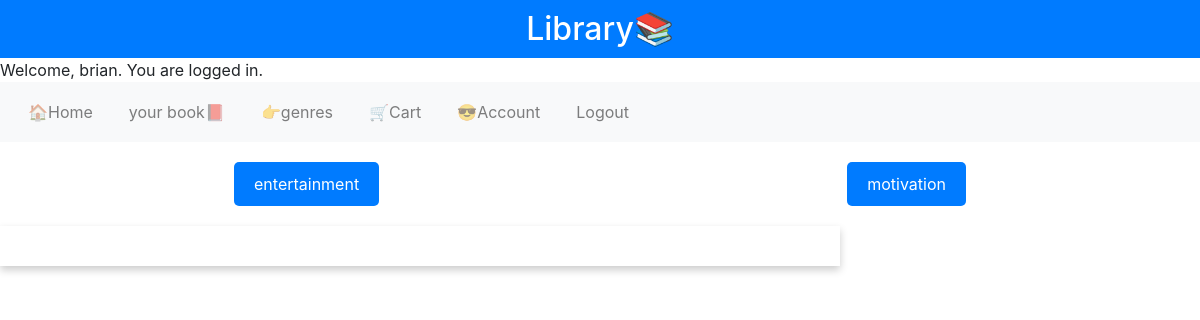
/categories (signed in), run on the app's committed database.
### allfurnitures/models.py (models this page shows, shortened)
class User(AbstractUser):
    wishlist = models.ManyToManyField("Furniture", blank=True, related_name="wishlists")
    image = models.ImageField(upload_to='users', default='allfurnitures/users/default.jpg')
    mobile=models.CharField(max_length=10,blank=True)

class Furniture(models.Model):
    name = models.CharField(max_length=64)
    price = models.DecimalField(max_digits=10, decimal_places=2)
    description = models.TextField()
    image = models.ImageField(upload_to='furnitures', default='allfurnitures/furnitures/default.jpg')
    category = models.CharField(max_length=64)
    user = models.ForeignKey(User, on_delete=models.CASCADE, related_name="furnitures")
    date = models.DateTimeField(auto_now_add=True)
    rating = models.DecimalField(max_digits=2, decimal_places=1, default=0)

### allfurnitures/views.py (the view)
# urls.py: path("categories",views.categories,name="categories"),
@login_required
def categories(request):
    if request.method == "GET":
        return render(request, "allfurnitures/categories.html", {
            "furnitures": list(Furniture.objects.values_list('category',flat=True).distinct())
        })
    else:
        return HttpResponse("Method not allowed")

### allfurnitures/templates/allfurnitures/categories.html (shortened to what this page needs)
{% extends "allfurnitures/layout.html" %}
{% load static %}
{% block body %}
<div>
    <div id="cards">
    {% for furniture in furnitures %}
    <div>
        <button class="categories" data-category="{{ furniture }}">{{ furniture }}</button>
    </div>
    {% endfor %}
    </div>
</div>
<div id="show_cards">
</div>
{% endblock %}
{% block script %}
<link href="{% static 'allfurnitures/categories.css' %}" rel="stylesheet" >
{% endblock %}

### allfurnitures/templates/allfurnitures/layout.html (shortened to what this page needs)
{% load static %}
<!DOCTYPE html>
<html lang="en">
<head>
    <link rel="stylesheet" href="https://maxcdn.bootstrapcdn.com/bootstrap/4.5.2/css/bootstrap.min.css">
    <link href="{% static 'allfurnitures/styles.css' %}" rel="stylesheet">
    {% block script %}
    {% endblock %}
</head>
<body>
    <h2>Library📚</h2>
    {% if user.is_authenticated %}
        <p>Welcome, {{ user.username }}. You are logged in.</p>
        <nav class="navbar navbar-expand-lg navbar-light bg-light">
        <ul class="navbar-nav mr-auto">
            <li class="nav-item" ><a class="nav-link" href="{% url 'index' %}">🏠Home</a></li>
            <li class="nav-item"><a class="nav-link" href="{% url 'yourfurniture' %}">your book📕</a></li>
            <li class="nav-item"><a class="nav-link" href="{% url 'categories' %}">👉genres</a></li>
            <li class="nav-item"><a class="nav-link" href="{% url 'Cart' %}">🛒Cart</a></li>
            <li class="nav-item"><a class="nav-link" href="{% url 'Account' %}">😎Account</a></li>
            <li class="nav-item"><a  class="nav-link" href="{% url 'logout' %}" >Logout</a></li>
        </ul>
        </nav>
     {% else %}
        <a href="{% url 'login' %}" class="btn btn-primary">Login</a>
        <a href="{% url 'register' %}" class="btn btn-primary">Register</a>
    {% endif %}
    {% block body %}
    {% endblock %}
</body>
</html>

### allfurnitures/static/allfurnitures/styles.css (style rules this page uses)
body, h2, p { margin: 0; padding: 0; }
h2 { background-color: #007BFF; color: #fff; padding: 10px; text-align: center; }
.navbar { background-color: #f8f9fa; padding: 10px; }
.navbar ul { list-style: none; display: flex; justify-content: center; margin: 0; padding: 0; }
.navbar li { margin: 0 10px; }
#cards { display: flex; flex-wrap: wrap; justify-content: space-around; margin-top: 20px; }
#show_cards { text-align: center; margin-top: 20px; }

### allfurnitures/static/allfurnitures/categories.css (style rules this page uses)
body, h1, p { margin: 0; padding: 0; }
.categories { background-color: #007BFF; color: #fff; padding: 10px 20px; border: none; border-radius: 5px; cursor: pointer; transition: background-color 0.3s; }
#show_cards { width: 70%; padding: 20px; box-shadow: 0 4px 8px rgba(0, 0, 0, 0.2); }

### data on the page
User: username "brian"
Furniture: category "entertainment"
Furniture: category "motivation"
